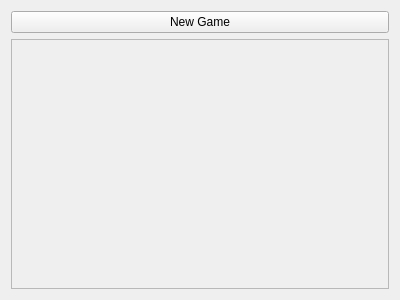
<?xml version="1.0" encoding="UTF-8"?>
<ui version="4.0">
 <class>game_view</class>
 <widget class="QFrame" name="game_view">
  <property name="geometry">
   <rect>
    <x>0</x>
    <y>0</y>
    <width>400</width>
    <height>300</height>
   </rect>
  </property>
  <property name="windowTitle">
   <string>Frame</string>
  </property>
  <layout class="QVBoxLayout" name="verticalLayout_2">
   <item>
    <layout class="QVBoxLayout" name="verticalLayout">
     <item>
      <widget class="QPushButton" name="new_game_button">
       <property name="text">
        <string>New Game</string>
       </property>
      </widget>
     </item>
     <item>
      <widget class="board_view" name="bv">
       <property name="frameShape">
        <enum>QFrame::StyledPanel</enum>
       </property>
       <property name="frameShadow">
        <enum>QFrame::Raised</enum>
       </property>
      </widget>
     </item>
    </layout>
   </item>
  </layout>
 </widget>
 <customwidgets>
  <customwidget>
   <class>board_view</class>
   <extends>QFrame</extends>
   <header>board_view.h</header>
   <container>1</container>
  </customwidget>
 </customwidgets>
 <resources/>
 <connections/>
</ui>
